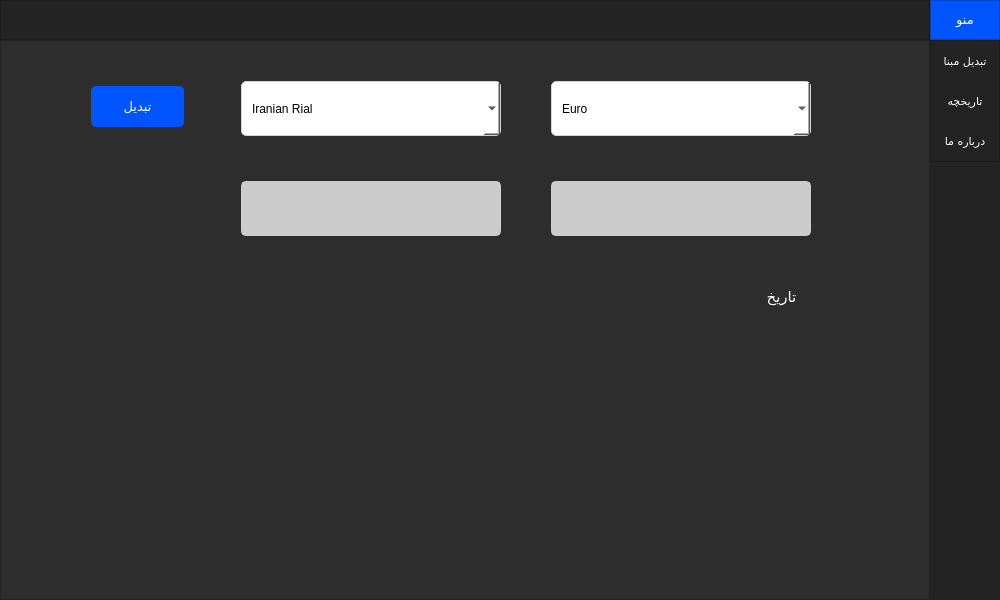
<?xml version="1.0" encoding="UTF-8"?>
<ui version="4.0">
 <class>MainWindow</class>
 <widget class="QMainWindow" name="MainWindow">
  <property name="geometry">
   <rect>
    <x>0</x>
    <y>0</y>
    <width>1000</width>
    <height>600</height>
   </rect>
  </property>
  <property name="minimumSize">
   <size>
    <width>1000</width>
    <height>600</height>
   </size>
  </property>
  <property name="maximumSize">
   <size>
    <width>1000</width>
    <height>600</height>
   </size>
  </property>
  <property name="windowTitle">
   <string>MainWindow</string>
  </property>
  <property name="styleSheet">
   <string notr="true">background-color: rgb(45, 45, 45);</string>
  </property>
  <widget class="QWidget" name="centralwidget">
   <layout class="QVBoxLayout" name="verticalLayout">
    <property name="spacing">
     <number>0</number>
    </property>
    <property name="leftMargin">
     <number>0</number>
    </property>
    <property name="topMargin">
     <number>0</number>
    </property>
    <property name="rightMargin">
     <number>0</number>
    </property>
    <property name="bottomMargin">
     <number>0</number>
    </property>
    <item>
     <widget class="QFrame" name="Top_Bar">
      <property name="maximumSize">
       <size>
        <width>16777215</width>
        <height>40</height>
       </size>
      </property>
      <property name="styleSheet">
       <string notr="true">background-color: rgb(35, 35, 35);</string>
      </property>
      <property name="frameShape">
       <enum>QFrame::NoFrame</enum>
      </property>
      <property name="frameShadow">
       <enum>QFrame::Raised</enum>
      </property>
      <layout class="QHBoxLayout" name="horizontalLayout">
       <property name="spacing">
        <number>0</number>
       </property>
       <property name="leftMargin">
        <number>0</number>
       </property>
       <property name="topMargin">
        <number>0</number>
       </property>
       <property name="rightMargin">
        <number>0</number>
       </property>
       <property name="bottomMargin">
        <number>0</number>
       </property>
       <item>
        <widget class="QFrame" name="frame_top">
         <property name="frameShape">
          <enum>QFrame::StyledPanel</enum>
         </property>
         <property name="frameShadow">
          <enum>QFrame::Raised</enum>
         </property>
        </widget>
       </item>
       <item>
        <widget class="QFrame" name="frame_toggle">
         <property name="sizePolicy">
          <sizepolicy hsizetype="Expanding" vsizetype="Expanding">
           <horstretch>0</horstretch>
           <verstretch>0</verstretch>
          </sizepolicy>
         </property>
         <property name="maximumSize">
          <size>
           <width>70</width>
           <height>40</height>
          </size>
         </property>
         <property name="styleSheet">
          <string notr="true">background-color: rgb(0, 85, 255);</string>
         </property>
         <property name="frameShape">
          <enum>QFrame::StyledPanel</enum>
         </property>
         <property name="frameShadow">
          <enum>QFrame::Raised</enum>
         </property>
         <layout class="QVBoxLayout" name="verticalLayout_2">
          <property name="spacing">
           <number>0</number>
          </property>
          <property name="leftMargin">
           <number>0</number>
          </property>
          <property name="topMargin">
           <number>0</number>
          </property>
          <property name="rightMargin">
           <number>0</number>
          </property>
          <property name="bottomMargin">
           <number>0</number>
          </property>
          <item>
           <widget class="QPushButton" name="Btn_Toggle">
            <property name="font">
             <font>
              <family>IRANSans</family>
              <pointsize>10</pointsize>
              <weight>50</weight>
              <bold>false</bold>
             </font>
            </property>
            <property name="styleSheet">
             <string notr="true">color: rgb(255, 255, 255);
border: 0px solid;</string>
            </property>
            <property name="text">
             <string>منو</string>
            </property>
           </widget>
          </item>
         </layout>
        </widget>
       </item>
      </layout>
     </widget>
    </item>
    <item>
     <widget class="QFrame" name="Content">
      <property name="frameShape">
       <enum>QFrame::NoFrame</enum>
      </property>
      <property name="frameShadow">
       <enum>QFrame::Raised</enum>
      </property>
      <layout class="QHBoxLayout" name="horizontalLayout_2">
       <property name="spacing">
        <number>0</number>
       </property>
       <property name="leftMargin">
        <number>0</number>
       </property>
       <property name="topMargin">
        <number>0</number>
       </property>
       <property name="rightMargin">
        <number>0</number>
       </property>
       <property name="bottomMargin">
        <number>0</number>
       </property>
       <item>
        <widget class="QFrame" name="frame_pages">
         <property name="frameShape">
          <enum>QFrame::StyledPanel</enum>
         </property>
         <property name="frameShadow">
          <enum>QFrame::Raised</enum>
         </property>
         <layout class="QVBoxLayout" name="verticalLayout_5">
          <property name="spacing">
           <number>0</number>
          </property>
          <property name="leftMargin">
           <number>0</number>
          </property>
          <property name="topMargin">
           <number>0</number>
          </property>
          <property name="rightMargin">
           <number>0</number>
          </property>
          <property name="bottomMargin">
           <number>0</number>
          </property>
          <item>
           <widget class="QStackedWidget" name="stackedWidget">
            <property name="currentIndex">
             <number>0</number>
            </property>
            <widget class="QWidget" name="page_1">
             <widget class="QComboBox" name="comboBox">
              <property name="geometry">
               <rect>
                <x>550</x>
                <y>40</y>
                <width>260</width>
                <height>55</height>
               </rect>
              </property>
              <property name="font">
               <font>
                <family>MS Shell Dlg 2</family>
                <pointsize>9</pointsize>
               </font>
              </property>
              <property name="styleSheet">
               <string notr="true">#comboBox{
	background-color: rgb(255, 255, 255);
	border:1px solid #ced4da;
	border-radius: 5px;
	padding-left: 10px;
}
#comboBox::down-arrow {
	width: 12px;
	height: 12px;
	margin-right: 15px;
}
#comboBox:on {
	border: 4px solid #c2dbfe;
}
#comboBox QListView{
	font-size: 12px;
	border: 1px solid rgba(0,0,0, 10%);
	padding: 5x;
	background-color: #fff;
	outline: 0px;
}
#comboBox QListView::item{
	padding-left: 10px;
	background-color: #fff;
}
QComboBox QAbstractItemView {
    selection-background-color:rgb(189, 189, 189)
}
QComboBox QAbstractItemView::item {
    selection-background-color:rgb(189, 189, 189)
}

 QScrollBar:vertical {
	border: none;
    background: rgb(45, 45, 68);
    width: 15px;
    margin: 15px 0 15px 0;
	border-radius: 0px;
 }

/*  HANDLE BAR VERTICAL */
QScrollBar::handle:vertical {	
	background-color: rgb(80, 80, 122);
	min-height: 5px;
	border-radius: 7px;
}
QScrollBar::handle:vertical:hover{	
	background-color: rgb(0, 115, 255);
}
QScrollBar::handle:vertical:pressed {	
	background-color: rgb(0, 115, 255);
}

/* BTN TOP - SCROLLBAR */
QScrollBar::sub-line:vertical {
	border: none;
	background-color: rgb(59, 59, 90);
	height: 5px;
	border-top-left-radius: 7px;
	border-top-right-radius: 7px;
	subcontrol-position: top;
	subcontrol-origin: margin;
}
QScrollBar::sub-line:vertical:hover {	
	background-color: rgb(255, 0, 127);
}
QScrollBar::sub-line:vertical:pressed {	
	background-color: rgb(185, 0, 92);
}

/* BTN BOTTOM - SCROLLBAR */
QScrollBar::add-line:vertical {
	border: none;
	background-color: rgb(59, 59, 90);
	height: 5px;
	border-bottom-left-radius: 7px;
	border-bottom-right-radius: 7px;
	subcontrol-position: bottom;
	subcontrol-origin: margin;
}
QScrollBar::add-line:vertical:hover {	
	background-color: rgb(255, 0, 127);
}
QScrollBar::add-line:vertical:pressed {	
	background-color: rgb(185, 0, 92);
}

/* RESET ARROW */
QScrollBar::up-arrow:vertical, QScrollBar::down-arrow:vertical {
	background: none;
}
QScrollBar::add-page:vertical, QScrollBar::sub-page:vertical {
	background: none;
}



/* HORIZONTAL SCROLLBAR - HOMEWORK */
QScrollBar:horizontal {
   
}
QScrollBar::handle:horizontal {
    
}
QScrollBar::add-line:horizontal {
    
}
QScrollBar::sub-line:horizontal {
    
}
QScrollBar::up-arrow:horizontal, QScrollBar::down-arrow:horizontal
{

}
QScrollBar::add-page:horizontal, QScrollBar::sub-page:horizontal
{

}


</string>
              </property>
              <property name="editable">
               <bool>false</bool>
              </property>
              <property name="maxVisibleItems">
               <number>8</number>
              </property>
              <item>
               <property name="text">
                <string>Euro</string>
               </property>
               <property name="icon">
                <iconset>
                 <normaloff>icons/flags/eu.svg</normaloff>icons/flags/eu.svg</iconset>
               </property>
              </item>
              <item>
               <property name="text">
                <string>Iranian Rial</string>
               </property>
               <property name="icon">
                <iconset>
                 <normaloff>icons/flags/ir.svg</normaloff>icons/flags/ir.svg</iconset>
               </property>
              </item>
              <item>
               <property name="text">
                <string>Great British Pound</string>
               </property>
               <property name="icon">
                <iconset>
                 <normaloff>icons/flags/gb.svg</normaloff>icons/flags/gb.svg</iconset>
               </property>
              </item>
              <item>
               <property name="text">
                <string>US Dollar</string>
               </property>
               <property name="icon">
                <iconset>
                 <normaloff>icons/flags/us.svg</normaloff>icons/flags/us.svg</iconset>
               </property>
              </item>
              <item>
               <property name="text">
                <string>Utd. Arab Emir. Dirham</string>
               </property>
               <property name="icon">
                <iconset>
                 <normaloff>icons/flags/ae.svg</normaloff>icons/flags/ae.svg</iconset>
               </property>
              </item>
              <item>
               <property name="text">
                <string>Norwegian Kroner</string>
               </property>
               <property name="icon">
                <iconset>
                 <normaloff>icons/flags/no.svg</normaloff>icons/flags/no.svg</iconset>
               </property>
              </item>
              <item>
               <property name="text">
                <string>Swedish Krona</string>
               </property>
               <property name="icon">
                <iconset>
                 <normaloff>icons/flags/se.svg</normaloff>icons/flags/se.svg</iconset>
               </property>
              </item>
              <item>
               <property name="text">
                <string>Iraqi Dinar</string>
               </property>
               <property name="icon">
                <iconset>
                 <normaloff>icons/flags/iq.svg</normaloff>icons/flags/iq.svg</iconset>
               </property>
              </item>
              <item>
               <property name="text">
                <string>Chinese Yuan Renminbi</string>
               </property>
               <property name="icon">
                <iconset>
                 <normaloff>icons/flags/cn.svg</normaloff>icons/flags/cn.svg</iconset>
               </property>
              </item>
              <item>
               <property name="text">
                <string>Turkish Lira</string>
               </property>
               <property name="icon">
                <iconset>
                 <normaloff>icons/flags/tr.svg</normaloff>icons/flags/tr.svg</iconset>
               </property>
              </item>
              <item>
               <property name="text">
                <string>Australian Dollar</string>
               </property>
               <property name="icon">
                <iconset>
                 <normaloff>icons/flags/au.svg</normaloff>icons/flags/au.svg</iconset>
               </property>
              </item>
              <item>
               <property name="text">
                <string>Canadian Dollar</string>
               </property>
               <property name="icon">
                <iconset>
                 <normaloff>icons/flags/ca.svg</normaloff>icons/flags/ca.svg</iconset>
               </property>
              </item>
             </widget>
             <widget class="QLineEdit" name="lineEdit">
              <property name="geometry">
               <rect>
                <x>550</x>
                <y>140</y>
                <width>260</width>
                <height>55</height>
               </rect>
              </property>
              <property name="font">
               <font>
                <pointsize>9</pointsize>
               </font>
              </property>
              <property name="styleSheet">
               <string notr="true">QLineEdit{
	border: 2px solid rgb(204, 204, 204);
	border-radius: 5px;
	padding-left: 20px;
	padding-right: 20px;
	background-color: rgb(204, 204, 204);
}
QLineEdit:hover{
	background-color: rgb(177, 177, 177);
	border: 2px solid rgb(177, 177, 177);
}
QLineEdit:focus{
	background-color: rgb(177, 177, 177);
	border: 2px solid rgb(177, 177, 177);
}
</string>
              </property>
             </widget>
             <widget class="QComboBox" name="comboBox_2">
              <property name="geometry">
               <rect>
                <x>240</x>
                <y>40</y>
                <width>260</width>
                <height>55</height>
               </rect>
              </property>
              <property name="font">
               <font>
                <pointsize>9</pointsize>
               </font>
              </property>
              <property name="styleSheet">
               <string notr="true">#comboBox_2{
	background-color: rgb(255, 255, 255);
	border:1px solid #ced4da;
	border-radius: 5px;
	padding-left: 10px;
}
#comboBox_2::down-arrow {
	width: 12px;
	height: 12px;
	margin-right: 15px;
}
#comboBox_2:on {
	border: 4px solid #c2dbfe;
}
#comboBox_2 QListView{
	font-size: 12px;
	border: 1px solid rgba(0,0,0, 10%);
	padding: 5x;
	background-color: #fff;
	outline: 0px;
}
#comboBox_2 QListView::item{
	padding-left: 10px;
	background-color: #fff;
}
#comboBox_2 QListView::item:hover{
	background-color: #1e90ff;
}
#comboBox_2 QListView::item:selected{
	background-color: #1e90ff;
}
QComboBox QAbstractItemView {
    selection-background-color:rgb(189, 189, 189)
}
QComboBox QAbstractItemView::item {
    selection-background-color:rgb(189, 189, 189)
}
QScrollBar:vertical {
	border: none;
    background: rgb(45, 45, 68);
    width: 15px;
    margin: 15px 0 15px 0;
	border-radius: 0px;
 }

/*  HANDLE BAR VERTICAL */
QScrollBar::handle:vertical {	
	background-color: rgb(80, 80, 122);
	min-height: 5px;
	border-radius: 7px;
}
QScrollBar::handle:vertical:hover{	
	background-color: rgb(0, 115, 255);
}
QScrollBar::handle:vertical:pressed {	
	background-color: rgb(0, 115, 255);
}

/* BTN TOP - SCROLLBAR */
QScrollBar::sub-line:vertical {
	border: none;
	background-color: rgb(59, 59, 90);
	height: 5px;
	border-top-left-radius: 7px;
	border-top-right-radius: 7px;
	subcontrol-position: top;
	subcontrol-origin: margin;
}
QScrollBar::sub-line:vertical:hover {	
	background-color: rgb(255, 0, 127);
}
QScrollBar::sub-line:vertical:pressed {	
	background-color: rgb(185, 0, 92);
}

/* BTN BOTTOM - SCROLLBAR */
QScrollBar::add-line:vertical {
	border: none;
	background-color: rgb(59, 59, 90);
	height: 5px;
	border-bottom-left-radius: 7px;
	border-bottom-right-radius: 7px;
	subcontrol-position: bottom;
	subcontrol-origin: margin;
}
QScrollBar::add-line:vertical:hover {	
	background-color: rgb(255, 0, 127);
}
QScrollBar::add-line:vertical:pressed {	
	background-color: rgb(185, 0, 92);
}

/* RESET ARROW */
QScrollBar::up-arrow:vertical, QScrollBar::down-arrow:vertical {
	background: none;
}
QScrollBar::add-page:vertical, QScrollBar::sub-page:vertical {
	background: none;
}



/* HORIZONTAL SCROLLBAR - HOMEWORK */
QScrollBar:horizontal {
   
}
QScrollBar::handle:horizontal {
    
}
QScrollBar::add-line:horizontal {
    
}
QScrollBar::sub-line:horizontal {
    
}
QScrollBar::up-arrow:horizontal, QScrollBar::down-arrow:horizontal
{

}
QScrollBar::add-page:horizontal, QScrollBar::sub-page:horizontal
{

}


</string>
              </property>
              <property name="editable">
               <bool>false</bool>
              </property>
              <property name="maxVisibleItems">
               <number>8</number>
              </property>
              <item>
               <property name="text">
                <string>Iranian Rial</string>
               </property>
               <property name="icon">
                <iconset>
                 <normaloff>icons/flags/ir.svg</normaloff>icons/flags/ir.svg</iconset>
               </property>
              </item>
              <item>
               <property name="text">
                <string>Euro</string>
               </property>
               <property name="icon">
                <iconset>
                 <normaloff>icons/flags/eu.svg</normaloff>icons/flags/eu.svg</iconset>
               </property>
              </item>
              <item>
               <property name="text">
                <string>Great British Pound</string>
               </property>
               <property name="icon">
                <iconset>
                 <normaloff>icons/flags/gb.svg</normaloff>icons/flags/gb.svg</iconset>
               </property>
              </item>
              <item>
               <property name="text">
                <string>US Dollar</string>
               </property>
               <property name="icon">
                <iconset>
                 <normaloff>icons/flags/us.svg</normaloff>icons/flags/us.svg</iconset>
               </property>
              </item>
              <item>
               <property name="text">
                <string>Utd. Arab Emir. Dirham</string>
               </property>
               <property name="icon">
                <iconset>
                 <normaloff>icons/flags/ae.svg</normaloff>icons/flags/ae.svg</iconset>
               </property>
              </item>
              <item>
               <property name="text">
                <string>Norwegian Kroner</string>
               </property>
               <property name="icon">
                <iconset>
                 <normaloff>icons/flags/no.svg</normaloff>icons/flags/no.svg</iconset>
               </property>
              </item>
              <item>
               <property name="text">
                <string>Swedish Krona</string>
               </property>
               <property name="icon">
                <iconset>
                 <normaloff>icons/flags/se.svg</normaloff>icons/flags/se.svg</iconset>
               </property>
              </item>
              <item>
               <property name="text">
                <string>Iraqi Dinar</string>
               </property>
               <property name="icon">
                <iconset>
                 <normaloff>icons/flags/iq.svg</normaloff>icons/flags/iq.svg</iconset>
               </property>
              </item>
              <item>
               <property name="text">
                <string>Chinese Yuan Renminbi</string>
               </property>
               <property name="icon">
                <iconset>
                 <normaloff>icons/flags/cn.svg</normaloff>icons/flags/cn.svg</iconset>
               </property>
              </item>
              <item>
               <property name="text">
                <string>Turkish Lira</string>
               </property>
               <property name="icon">
                <iconset>
                 <normaloff>icons/flags/tr.svg</normaloff>icons/flags/tr.svg</iconset>
               </property>
              </item>
              <item>
               <property name="text">
                <string>Australian Dollar</string>
               </property>
               <property name="icon">
                <iconset>
                 <normaloff>icons/flags/au.svg</normaloff>icons/flags/au.svg</iconset>
               </property>
              </item>
              <item>
               <property name="text">
                <string>Canadian Dollar</string>
               </property>
               <property name="icon">
                <iconset>
                 <normaloff>icons/flags/ca.svg</normaloff>icons/flags/ca.svg</iconset>
               </property>
              </item>
             </widget>
             <widget class="QLabel" name="label_date">
              <property name="geometry">
               <rect>
                <x>750</x>
                <y>240</y>
                <width>61</width>
                <height>31</height>
               </rect>
              </property>
              <property name="font">
               <font>
                <family>IRANSans</family>
                <pointsize>11</pointsize>
                <weight>50</weight>
                <bold>false</bold>
               </font>
              </property>
              <property name="layoutDirection">
               <enum>Qt::RightToLeft</enum>
              </property>
              <property name="styleSheet">
               <string notr="true">color: rgb(255, 255, 255);</string>
              </property>
              <property name="text">
               <string>تاریخ</string>
              </property>
              <property name="alignment">
               <set>Qt::AlignCenter</set>
              </property>
             </widget>
             <widget class="QLabel" name="label">
              <property name="geometry">
               <rect>
                <x>240</x>
                <y>140</y>
                <width>260</width>
                <height>55</height>
               </rect>
              </property>
              <property name="font">
               <font>
                <pointsize>9</pointsize>
               </font>
              </property>
              <property name="styleSheet">
               <string notr="true">QLabel{
	border: 2px solid rgb(204, 204, 204);
	border-radius: 5px;
	padding-left: 20px;
	padding-right: 20px;
	background-color: rgb(204, 204, 204);
}
QLabel:hover{
	background-color: rgb(177, 177, 177);
	border: 2px solid rgb(177, 177, 177);
}
QLabel:focus{
	background-color: rgb(177, 177, 177);
	border: 2px solid rgb(177, 177, 177);
}
</string>
              </property>
              <property name="text">
               <string/>
              </property>
             </widget>
             <widget class="QPushButton" name="btn_convert">
              <property name="geometry">
               <rect>
                <x>90</x>
                <y>45</y>
                <width>93</width>
                <height>41</height>
               </rect>
              </property>
              <property name="font">
               <font>
                <family>IRANSans</family>
                <pointsize>10</pointsize>
                <weight>50</weight>
                <bold>false</bold>
               </font>
              </property>
              <property name="styleSheet">
               <string notr="true">#btn_convert{
	color: rgb(255, 255, 255);
	border: 0px solid;;
	border-radius: 5px;
	padding-left: 20px;
	padding-right: 20px;
	background-color: rgb(0, 85, 255);
}
#btn_convert:hover{
	background-color: rgb(0, 115, 255);
}
#btn_convert:pressed{
	background-color: rgb(0, 0, 255)
}
</string>
              </property>
              <property name="text">
               <string>تبدیل</string>
              </property>
             </widget>
            </widget>
            <widget class="QWidget" name="page_2">
             <layout class="QVBoxLayout" name="verticalLayout_7">
              <property name="spacing">
               <number>0</number>
              </property>
              <property name="leftMargin">
               <number>0</number>
              </property>
              <property name="topMargin">
               <number>0</number>
              </property>
              <property name="rightMargin">
               <number>0</number>
              </property>
              <property name="bottomMargin">
               <number>0</number>
              </property>
              <item>
               <widget class="QScrollArea" name="scrollArea">
                <property name="styleSheet">
                 <string notr="true"> QScrollBar:vertical {
	border: none;
    background: rgb(45, 45, 68);
    width: 14px;
    margin: 15px 0 15px 0;
	border-radius: 0px;
 }

/*  HANDLE BAR VERTICAL */
QScrollBar::handle:vertical {	
	background-color: rgb(80, 80, 122);
	min-height: 30px;
	border-radius: 7px;
}
QScrollBar::handle:vertical:hover{	
	background-color: rgb(0, 115, 255);
}
QScrollBar::handle:vertical:pressed {	
	background-color: rgb(0, 115, 255);
}

/* BTN TOP - SCROLLBAR */
QScrollBar::sub-line:vertical {
	border: none;
	background-color: rgb(59, 59, 90);
	height: 15px;
	border-top-left-radius: 7px;
	border-top-right-radius: 7px;
	subcontrol-position: top;
	subcontrol-origin: margin;
}
QScrollBar::sub-line:vertical:hover {	
	background-color: rgb(255, 0, 127);
}
QScrollBar::sub-line:vertical:pressed {	
	background-color: rgb(185, 0, 92);
}

/* BTN BOTTOM - SCROLLBAR */
QScrollBar::add-line:vertical {
	border: none;
	background-color: rgb(59, 59, 90);
	height: 15px;
	border-bottom-left-radius: 7px;
	border-bottom-right-radius: 7px;
	subcontrol-position: bottom;
	subcontrol-origin: margin;
}
QScrollBar::add-line:vertical:hover {	
	background-color: rgb(255, 0, 127);
}
QScrollBar::add-line:vertical:pressed {	
	background-color: rgb(185, 0, 92);
}

/* RESET ARROW */
QScrollBar::up-arrow:vertical, QScrollBar::down-arrow:vertical {
	background: none;
}
QScrollBar::add-page:vertical, QScrollBar::sub-page:vertical {
	background: none;
}



/* HORIZONTAL SCROLLBAR - HOMEWORK */
QScrollBar:horizontal {
   
}
QScrollBar::handle:horizontal {
    
}
QScrollBar::add-line:horizontal {
    
}
QScrollBar::sub-line:horizontal {
    
}
QScrollBar::up-arrow:horizontal, QScrollBar::down-arrow:horizontal
{

}
QScrollBar::add-page:horizontal, QScrollBar::sub-page:horizontal
{

}


</string>
                </property>
                <property name="widgetResizable">
                 <bool>true</bool>
                </property>
                <widget class="QWidget" name="scrollAreaWidgetContents_1">
                 <property name="geometry">
                  <rect>
                   <x>0</x>
                   <y>0</y>
                   <width>926</width>
                   <height>556</height>
                  </rect>
                 </property>
                 <property name="styleSheet">
                  <string notr="true"/>
                 </property>
                 <layout class="QHBoxLayout" name="horizontalLayout_3">
                  <property name="spacing">
                   <number>0</number>
                  </property>
                  <property name="leftMargin">
                   <number>0</number>
                  </property>
                  <property name="topMargin">
                   <number>0</number>
                  </property>
                  <property name="rightMargin">
                   <number>0</number>
                  </property>
                  <property name="bottomMargin">
                   <number>0</number>
                  </property>
                  <item>
                   <widget class="QLabel" name="label_2">
                    <property name="font">
                     <font>
                      <family>Arial</family>
                      <pointsize>11</pointsize>
                     </font>
                    </property>
                    <property name="layoutDirection">
                     <enum>Qt::LeftToRight</enum>
                    </property>
                    <property name="styleSheet">
                     <string notr="true">COLOR: #FFF;</string>
                    </property>
                    <property name="text">
                     <string/>
                    </property>
                    <property name="textFormat">
                     <enum>Qt::AutoText</enum>
                    </property>
                    <property name="scaledContents">
                     <bool>false</bool>
                    </property>
                    <property name="alignment">
                     <set>Qt::AlignLeading|Qt::AlignLeft|Qt::AlignTop</set>
                    </property>
                    <property name="wordWrap">
                     <bool>true</bool>
                    </property>
                    <property name="margin">
                     <number>25</number>
                    </property>
                   </widget>
                  </item>
                 </layout>
                </widget>
               </widget>
              </item>
             </layout>
            </widget>
            <widget class="QWidget" name="page_3">
             <layout class="QVBoxLayout" name="verticalLayout_6">
              <property name="spacing">
               <number>0</number>
              </property>
              <property name="leftMargin">
               <number>0</number>
              </property>
              <property name="topMargin">
               <number>0</number>
              </property>
              <property name="rightMargin">
               <number>0</number>
              </property>
              <property name="bottomMargin">
               <number>0</number>
              </property>
              <item>
               <widget class="QLabel" name="label_3">
                <property name="font">
                 <font>
                  <family>IRANSans</family>
                  <pointsize>11</pointsize>
                 </font>
                </property>
                <property name="styleSheet">
                 <string notr="true">COLOR: #FFF;</string>
                </property>
                <property name="text">
                 <string>با نرم افزار تبدیل ارز هوشمند شما میتوانید به سادگی ارزهای موردنظر خود را به صورت آنلاین تبدیل کنید. با استفاده از این برنامه شما میتوانید لاگ های درخواست های قبلی خود را ببینید.  این برنامه از دیتا سایت tgju.org استفاده میکند و با زبان پایتون و با استفاده از PySide2 توسط محمدرضا صابری و امیررضا امیری نوشته شده است. با تشکر از استاد مهرداد قدسی احسان آباد که در ساخت این برنامه ما را یاری کردند. برای ارتباط با ما و فرستادن نظر خود میتوانید از ایمیل زیر استفاده کنید. ایمیل: iamirreza13@gmail.com</string>
                </property>
                <property name="alignment">
                 <set>Qt::AlignLeading|Qt::AlignLeft|Qt::AlignTop</set>
                </property>
                <property name="wordWrap">
                 <bool>true</bool>
                </property>
                <property name="margin">
                 <number>20</number>
                </property>
               </widget>
              </item>
             </layout>
            </widget>
           </widget>
          </item>
         </layout>
        </widget>
       </item>
       <item>
        <widget class="QFrame" name="frame_left_menu">
         <property name="minimumSize">
          <size>
           <width>70</width>
           <height>0</height>
          </size>
         </property>
         <property name="maximumSize">
          <size>
           <width>70</width>
           <height>16777215</height>
          </size>
         </property>
         <property name="styleSheet">
          <string notr="true">background-color: rgb(35, 35, 35);</string>
         </property>
         <property name="frameShape">
          <enum>QFrame::NoFrame</enum>
         </property>
         <property name="frameShadow">
          <enum>QFrame::Raised</enum>
         </property>
         <layout class="QVBoxLayout" name="verticalLayout_3">
          <property name="spacing">
           <number>0</number>
          </property>
          <property name="leftMargin">
           <number>0</number>
          </property>
          <property name="topMargin">
           <number>0</number>
          </property>
          <property name="rightMargin">
           <number>0</number>
          </property>
          <property name="bottomMargin">
           <number>0</number>
          </property>
          <item alignment="Qt::AlignTop">
           <widget class="QFrame" name="frame_top_menus">
            <property name="frameShape">
             <enum>QFrame::StyledPanel</enum>
            </property>
            <property name="frameShadow">
             <enum>QFrame::Raised</enum>
            </property>
            <layout class="QVBoxLayout" name="verticalLayout_4">
             <property name="spacing">
              <number>0</number>
             </property>
             <property name="leftMargin">
              <number>0</number>
             </property>
             <property name="topMargin">
              <number>0</number>
             </property>
             <property name="rightMargin">
              <number>0</number>
             </property>
             <property name="bottomMargin">
              <number>0</number>
             </property>
             <item>
              <widget class="QPushButton" name="btn_page_1">
               <property name="minimumSize">
                <size>
                 <width>0</width>
                 <height>40</height>
                </size>
               </property>
               <property name="font">
                <font>
                 <family>IRANSans</family>
                 <pointsize>8</pointsize>
                 <weight>50</weight>
                 <bold>false</bold>
                </font>
               </property>
               <property name="styleSheet">
                <string notr="true">QPushButton{
	color: rgb(255, 255, 255);
	background-color: rgb(35, 35, 35);
	border: 0px solid;
}
QPushButton:hover {
	background-color:  rgb(0, 115, 255);
}
</string>
               </property>
               <property name="text">
                <string>تبدیل مبنا</string>
               </property>
              </widget>
             </item>
             <item>
              <widget class="QPushButton" name="btn_page_2">
               <property name="minimumSize">
                <size>
                 <width>0</width>
                 <height>40</height>
                </size>
               </property>
               <property name="font">
                <font>
                 <family>IRANSans</family>
                 <pointsize>8</pointsize>
                </font>
               </property>
               <property name="styleSheet">
                <string notr="true">QPushButton{
	color: rgb(255, 255, 255);
	background-color: rgb(35, 35, 35);
	border: 0px solid;
}
QPushButton:hover {
	background-color:  rgb(0, 115, 255);
}
</string>
               </property>
               <property name="text">
                <string>تاریخچه</string>
               </property>
              </widget>
             </item>
             <item>
              <widget class="QPushButton" name="btn_page_3">
               <property name="minimumSize">
                <size>
                 <width>0</width>
                 <height>40</height>
                </size>
               </property>
               <property name="font">
                <font>
                 <family>IRANSans</family>
                 <pointsize>8</pointsize>
                </font>
               </property>
               <property name="styleSheet">
                <string notr="true">QPushButton{
	color: rgb(255, 255, 255);
	background-color: rgb(35, 35, 35);
	border: 0px solid;
}
QPushButton:hover {
	background-color:  rgb(0, 115, 255);
}
</string>
               </property>
               <property name="text">
                <string>درباره ما</string>
               </property>
              </widget>
             </item>
            </layout>
           </widget>
          </item>
         </layout>
        </widget>
       </item>
      </layout>
     </widget>
    </item>
   </layout>
  </widget>
 </widget>
 <resources/>
 <connections/>
</ui>
